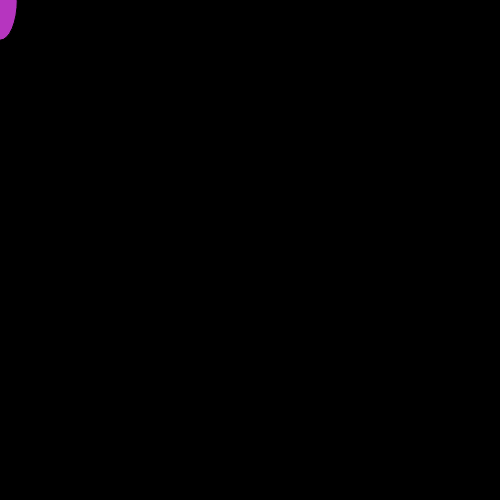
Frame 1 (no input)
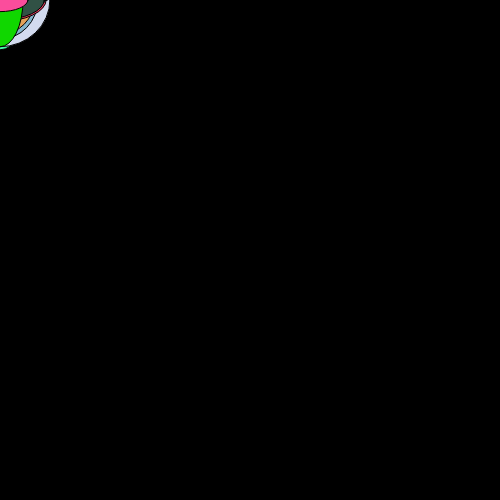
Frame 60 (no input)
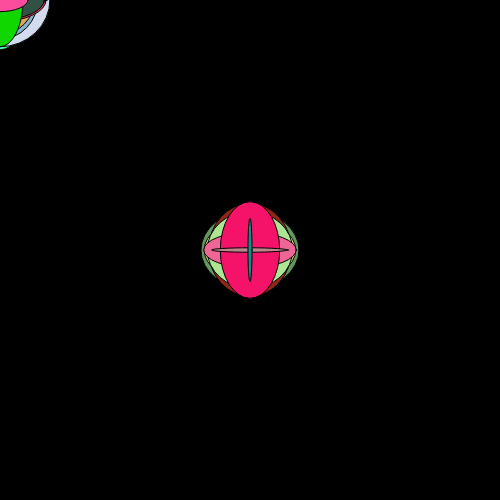
Frame 120 (the mouse pressed at the canvas centre since frame 60)

The p5.js sketch that drew these frames (run headless with seeded random() and noise() and a simulated clock; from frame 60 on, the mouse is pressed at the canvas centre):

// p5.js sketch
// ── sketch.js
function setup() {
  	createCanvas(500, 500);
	background(0);
}

function draw() {
	fill(random(255), random(255), random(255));
	ellipse(mouseX, mouseY, random(100), random(100));
}
